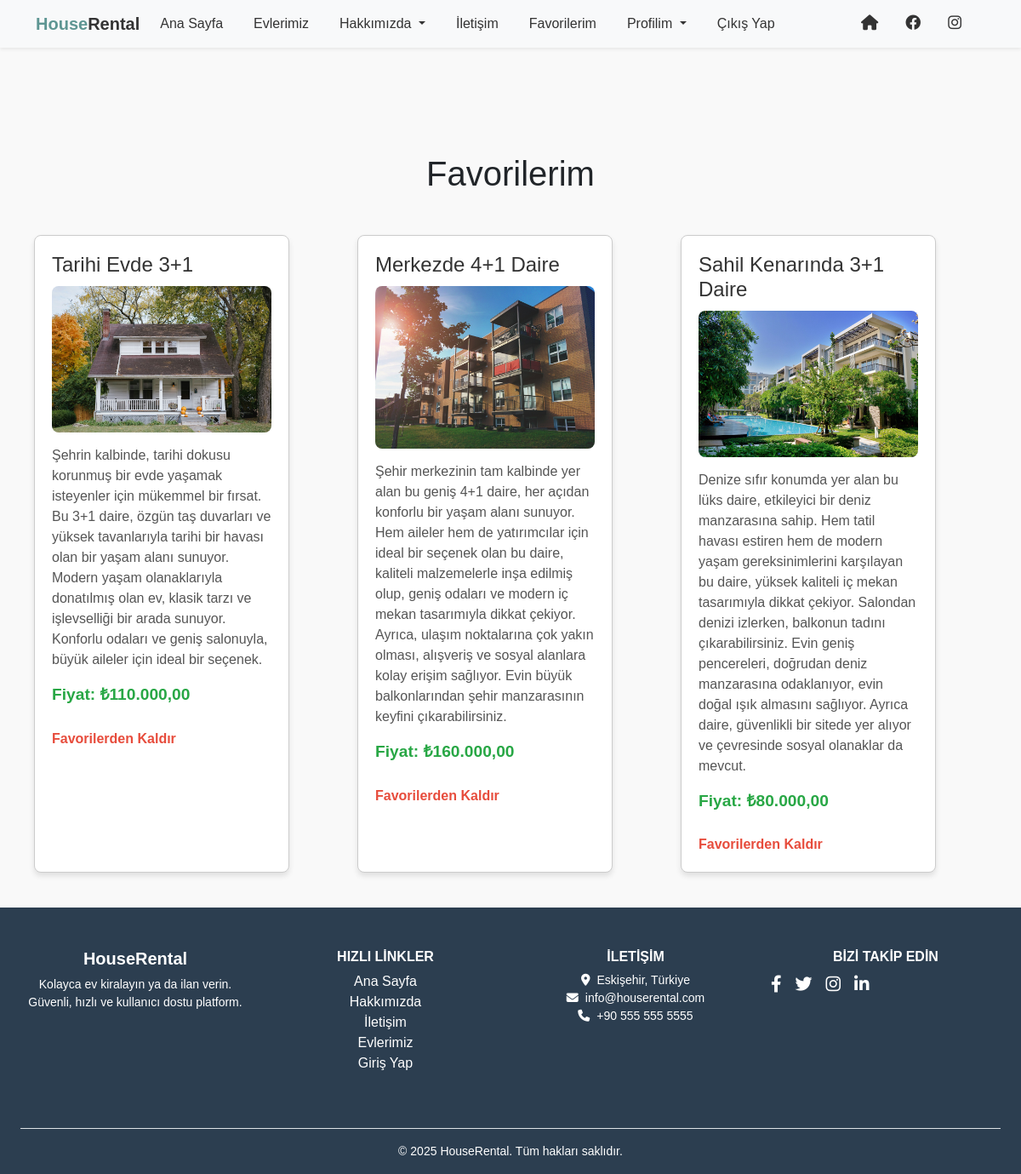
The page /favorites.php (signed in) on the database its author committed.
### tables this page shows
CREATE TABLE `houses` (
  `id` int(11) NOT NULL,
  `user_id` int(11) NOT NULL,
  `title` varchar(255) NOT NULL,
  `description` text NOT NULL,
  `price` decimal(10,2) NOT NULL,
  `image` varchar(255) DEFAULT NULL,
  `created_at` timestamp NOT NULL DEFAULT current_timestamp(),
  `location` varchar(255) DEFAULT NULL,
  `size` int(11) DEFAULT NULL,
  `bedrooms` int(11) DEFAULT NULL,
  `bathrooms` int(11) DEFAULT NULL,
  `year_built` year(4) DEFAULT NULL,
  `features` text DEFAULT NULL,
  `status` varchar(20) DEFAULT 'available'
);

### favorites.php (the view, shortened to what this page needs)
<?php
include('includes/header.php');
$user_id = $_SESSION['user_id'];
$stmt = $pdo->prepare("
    SELECT h.*
    FROM houses h
    JOIN favorites f ON h.id = f.house_id
    WHERE f.user_id = ?
    ORDER BY f.created_at DESC
");
$stmt->execute([$user_id]);
$favorites = $stmt->fetchAll();
?>
<!DOCTYPE html>
<html lang="tr">
<head>
</head>
<body>
    <h1 style="text-align: center; margin-top: 100px;">Favorilerim</h1>
    <div class="favorites-wrapper">
        <div class="favorites-container">
            <?php if (count($favorites) > 0): ?>
                <?php foreach ($favorites as $house): ?>
                    <div class="favorite-card">
                        <h3><?php echo htmlspecialchars($house['title']); ?></h3>
                        <?php if (!empty($house['image'])): ?>
                            <img src="<?php echo htmlspecialchars($house['image']); ?>" alt="Ev Görseli">
                        <?php endif; ?>
                        <p><?php echo nl2br(htmlspecialchars($house['description'])); ?></p>
                        <p class="price">Fiyat: ₺<?php echo number_format($house['price'], 2, ',', '.'); ?></p>
                        <a href="remove-favorite.php?house_id=<?php echo $house['id']; ?>">Favorilerden Kaldır</a>
                    </div>
                <?php endforeach; ?>
            <?php else: ?>
                <p style="text-align: center; color: #888;">Henüz favori eviniz yok.</p>
            <?php endif; ?>
        </div>
    </div>
</body>
</html>
<?php include('includes/footer.php'); ?>

### assets/css/style.css (style rules this page uses)
html, body { height: 100%; margin: 0; padding: 0; }
body { padding-top: 80px; scroll-behavior: smooth; }
.favorites-container { display: flex; flex-wrap: wrap; gap: 20px; padding: 20px; }
.favorite-card { border: 1px solid #ccc; border-radius: 10px; width: 300px; padding: 15px; box-shadow: 2px 2px 8px rgba(0, 0, 0, 0.1); background-color: #fff; }
.favorite-card img { width: 100%; height: 200px; object-fit: cover; border-radius: 8px; margin-bottom: 10px; }
.favorite-card h3 { margin-top: 0; }
.favorite-card .price { font-weight: bold; color: #007bff; }

### favorites.php (style rules this page uses)
body { font-family: Arial, sans-serif; background: #f9f9f9; margin: 0; padding: 0; display: flex; flex-direction: column; min-height: 100vh; padding-top: 80px; }
.favorites-container { display: grid; grid-template-columns: repeat(auto-fill, minmax(300px, 1fr)); gap: 20px; padding: 20px; flex: 1; }
.favorite-card { background-color: white; padding: 20px; border-radius: 8px; box-shadow: 0 4px 6px rgba(0, 0, 0, 0.1); transition: transform 0.3s ease; }
.favorite-card img { width: 100%; height: auto; border-radius: 8px; margin-bottom: 15px; }
.favorite-card h3 { font-size: 1.5rem; color: #333; margin-bottom: 10px; }
.favorite-card p { font-size: 1rem; color: #555; margin-bottom: 15px; }
.favorite-card .price { font-size: 1.2rem; font-weight: bold; color: #28a745; }
.favorite-card a { display: inline-block; margin-top: 10px; color: #e74c3c; text-decoration: none; font-weight: bold; }
.favorites-wrapper { display: flex; justify-content: center; padding: 20px; }
.favorites-container { display: grid; grid-template-columns: repeat(auto-fill, minmax(300px, 1fr)); gap: 20px; max-width: 1200px; width: 100%; }

### rows shown on the page
houses: title "Tarihi Evde 3+1", image (picture), description "Şehrin kalbinde, tarihi dokusu korunmuş bir evde yaşamak isteyenler için mükemmel bir fırsat. Bu 3+1 daire, özgün taş duvarları ve yüksek tavanlarıyla tarihi bir havası olan bir yaşam alanı sunuyor. Modern yaşam olanaklarıyla donatılmış olan ev, klasik tarzı ve işlevselliği bir arada sunuyor. Konforlu odaları ve geniş salonuyla, büyük aileler için ideal bir seçenek.", price "110.000,00"
houses: title "Merkezde 4+1 Daire", image (picture), description "Şehir merkezinin tam kalbinde yer alan bu geniş 4+1 daire, her açıdan konforlu bir yaşam alanı sunuyor. Hem aileler hem de yatırımcılar için ideal bir seçenek olan bu daire, kaliteli malzemelerle inşa edilmiş olup, geniş odaları ve modern iç mekan tasarımıyla dikkat çekiyor. Ayrıca, ulaşım noktalarına çok yakın olması, alışveriş ve sosyal alanlara kolay erişim sağlıyor. Evin büyük balkonlarından şehir manzarasının keyfini çıkarabilirsiniz.", price "160.000,00"
houses: title "Sahil Kenarında 3+1 Daire", image (picture), description "Denize sıfır konumda yer alan bu lüks daire, etkileyici bir deniz manzarasına sahip. Hem tatil havası estiren hem de modern yaşam gereksinimlerini karşılayan bu daire, yüksek kaliteli iç mekan tasarımıyla dikkat çekiyor. Salondan denizi izlerken, balkonun tadını çıkarabilirsiniz. Evin geniş pencereleri, doğrudan deniz manzarasına odaklanıyor, evin doğal ışık almasını sağlıyor. Ayrıca daire, güvenlikli bir sitede yer alıyor ve çevresinde sosyal olanaklar da mevcut.", price "80.000,00"
